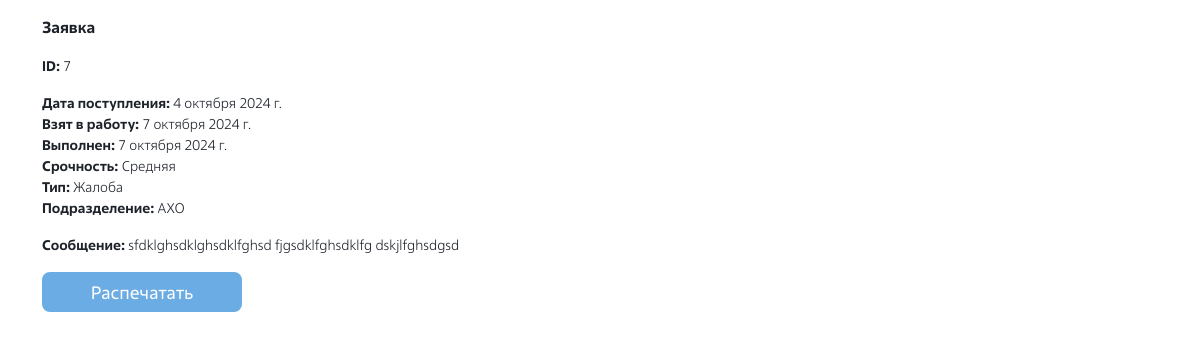
The page /blank/7 on the database as committed earlier.
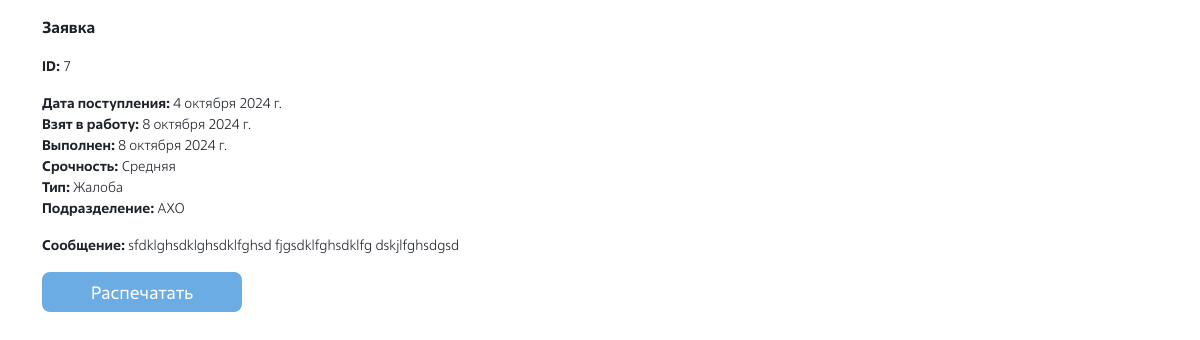
The same page on the database as committed later.
### anonym_form_app/models.py (models this page shows, shortened)
class QuestionModel(models.Model):
    class ImportantStatusChoice(models.IntegerChoices):
        LOWER = 1, _('Низкая')
        ACTUAL = 2, _('Средняя')
        HIGH = 3, _('Высокая')
    class TypeOfQuestionChoice(models.IntegerChoices):
        COMPLAINT = 1, _('Жалоба')
        OFFER = 2, _('Предложение')
    class StatusChoice(models.IntegerChoices):
        CANCEL = 0, _('Отклонено')
        INBOX = 1, _('Поступило')
        IN_WORK = 2, _('В работе')
        DONE = 3, _('Выполнено')
    important_of_question = models.IntegerField(verbose_name="Важность обращения",
                                                choices=ImportantStatusChoice.choices, default=2)
    type_of_question = models.IntegerField(verbose_name="Тип обращения", choices=TypeOfQuestionChoice.choices,
                                           default=2)
    subdivision = models.ForeignKey(SubdivisionModel, verbose_name="Ответственное подразделение",
                                    on_delete=models.PROTECT, null=True, blank=True)
    question = models.TextField(verbose_name="Текст обращения", max_length=5100)
    date_add = models.DateField(verbose_name='Дата подачи', auto_now_add=True, null=False)
    done_flag = models.BooleanField(verbose_name="Отработано", default=False)
    start_work_date = models.DateField(verbose_name='Дата начала выполнения', null=True, blank=True)
    done_date = models.DateField(verbose_name='Дата завершения', null=True, blank=True)
    status = models.IntegerField(verbose_name="Статус обращения", choices=StatusChoice.choices,
                                 default=1)
    description = models.TextField(verbose_name="Примечание", null=True, blank=True)
    description_canceled = models.TextField(verbose_name="Причина отказа", null=True, blank=True)
    class Meta:
        verbose_name = _('обращение')
        verbose_name_plural = _('обращения')

class SubdivisionModel(models.Model):
    subdivision_name = models.CharField(verbose_name="Ответственное подразделение", max_length=260)
    subdivision_responsible = models.ForeignKey(EmployeeModel, verbose_name="Кому присылать email",
                                                on_delete=models.SET_NULL, null=True)
    class Meta:
        verbose_name = _('ответственное подразделение')
        verbose_name_plural = _('ответственные подразделения')

### anonym_form_app/views.py (the view)
# urls.py: path('blank/<int:pk>', views.BlankDetailView.as_view(), name='blank'),
class BlankDetailView(View):
    def get(self, request, pk):
        content = {
            'task': QuestionModel.objects.get(id=pk)
        }
        return render(request, 'anonym_form_app/blank_page.html', content)

### anonym_form_app/templates/anonym_form_app/blank_page.html (shortened to what this page needs)
{% load static %}
<!DOCTYPE html>
<html lang="en">
<head>
    <link rel="stylesheet" type="text/css"
          href="{% static 'anonym_form_app/DataTables/datatables.css' %}"/>
    <link rel="stylesheet" type="text/css"
          href="{% static 'anonym_form_app/Bootstrap-5-5.1.3/css/bootstrap.min.css' %}"/>
    <link rel="stylesheet" type="text/css" href="{% static 'anonym_form_app/css/page_calculator.css' %}"/>
    <link rel="stylesheet" type="text/css" href="{% static 'anonym_form_app/css/print.css' %}"/>
</head>
<body class="content-fade">
<div class="d-flex container flex-column mt-3">
    <div class="d-flex text-16px-bold ">
        Заявка
    </div>
    <div class="d-flex text-14px-light mt-3">
        <span class="text-14px-bold">ID:&nbsp</span> {{ task.id }}
    </div>
    <div class="d-flex text-14px-light mt-3">
        <span class="text-14px-bold">Дата поступления:&nbsp</span> {{ task.date_add }}
    </div>
    {% if task.start_work_date %}
        <div class="d-flex text-14px-light">
            <span class="text-14px-bold">Взят в работу:&nbsp</span> {{ task.start_work_date }}
        </div>
    {% endif %}
    {% if task.done_date %}
        <div class="d-flex text-14px-light">
            <span class="text-14px-bold">Выполнен:&nbsp</span> {{ task.done_date }}
        </div>
    {% endif %}
    <div class="d-flex text-14px-light ">
        <span class="text-14px-bold">Срочность:&nbsp</span> {{ task.get_important_of_question_display }}
    </div>
    <div class="d-flex text-14px-light ">
        <span class="text-14px-bold">Тип:&nbsp</span>{{ task.get_type_of_question_display }}
    </div>
    <div class="d-flex text-14px-light ">
        <span class="text-14px-bold">Подразделение:&nbsp</span>{{ task.subdivision.subdivision_name }}
    </div>
    <div class="d-flex text-14px-light mt-3">
        <span class="text-14px-bold">Сообщение:&nbsp</span>{{ task.question }}
    </div>
    <div class="d-flex">
        <button onclick="window.print()" class="button_blue mt-3" style="width: 200px; height: 40px">Распечатать
        </button>
    </div>
</div>
</body>
</html>

Rows that differ between the two databases and show on the page:
changed QuestionModel "Средняя": start_work_date "7 октября 2024 г." → "8 октября 2024 г."; done_date "7 октября 2024 г." → "8 октября 2024 г."
